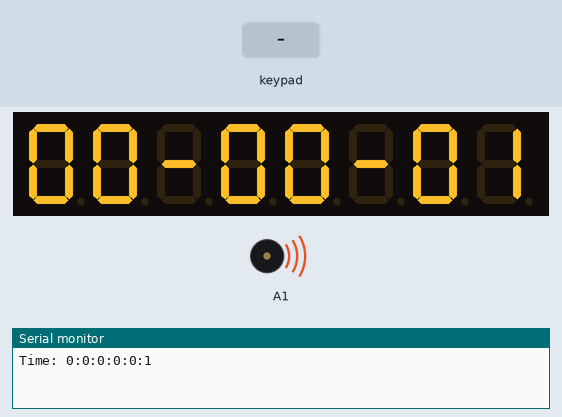
Simulated run of this sketch. Board: Arduino Uno, built with avr-gcc and run on an emulated ATmega328P. Shown: 8-digit seven-segment display, buzzer (waves = sounding), the last lines printed to the serial monitor. The inputs (shaded band) are chosen by the test bench.

Above: at 1.2 s.
1.3 s: key '7' pressed
At 2.8 s:
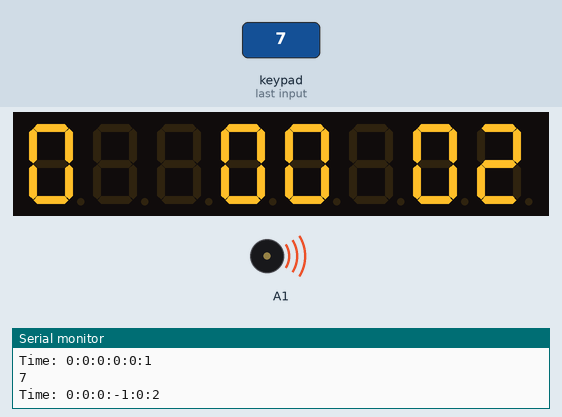
4.3 s: key 'A' pressed
At 6.4 s:
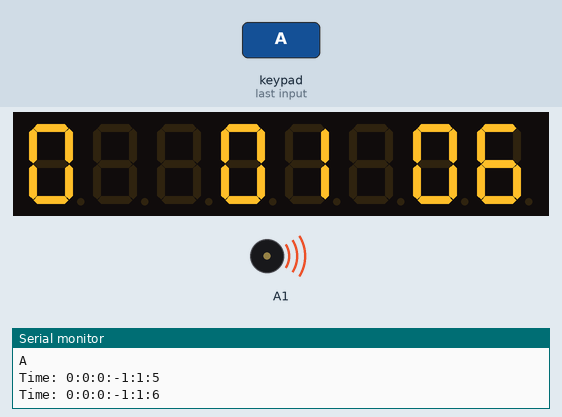
6.5 s: keypad keys 5 4 3 2 pressed 0.4 s apart
11.1 s: key 'C' pressed
Timing chart, 0 to 14.1 s (numbered marks = the images above; inputs shaded):
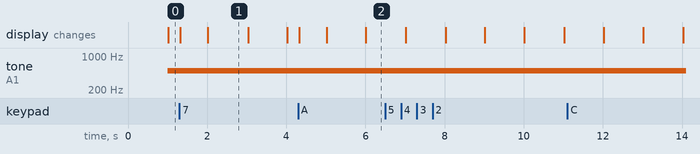

Measured:
- what the display in image 1 shows lasts 1.0 s, from 2.0 s to 3.0 s

The sketch:

clock.ino
```cpp
#include <LedControl.h>
#include <Keypad.h>
LedControl lc=LedControl(12,11,10,1);

const byte ROWS = 4;
const byte COLS = 4;

char hexaKeys[ROWS][COLS] = {
{'0','1','2','3'},
{'4','5','6','7'},
{'8','9','A','B'},
{'C','D','E','F'}
};
byte rowPins[ROWS] = {5, 4, 3, 2};
byte colPins[COLS] = {9, 8, 7, 6};

Keypad customKeypad = Keypad( makeKeymap(hexaKeys), rowPins, colPins, ROWS, COLS);
unsigned long time2, time1;
int sec;
int hour;
int minute;
int day;
int month;
int year;
int alsec=0;
int alhour=0;
int alminute=0;
int alday=0;
int almonth=0;
int alyear=0;
int alarm=0;
int setAlarm=0;
int temp=0;
void setup(){
Serial.begin(9600);
time2=millis();
lc.shutdown(0,false);
lc.setIntensity(0,8);
lc.clearDisplay(0);
pinMode(A1,OUTPUT);
}

void loop(){
char customKey = customKeypad.getKey();
if (customKey){
Serial.println(customKey);
if (customKey=='A'){
minute++;
}else if (customKey=='B'){
minute--;
}else if (customKey=='C'){
day++;
}else if (customKey=='D'){
day--;
}else if (customKey=='0'){
year++;
}else if (customKey=='1'){
year--;
}else if (customKey=='2'){
month++;
}else if (customKey=='3'){
month--;
}else if (customKey=='6'){
hour++;
}else if (customKey=='7'){
hour--;
}else if (customKey=='8'){
alminute++;
}else if (customKey=='9'){
alminute--;
}else if (customKey=='4'){
alhour++;
}else if (customKey=='5'){
alhour--;
}else if (customKey=='E'){
if(setAlarm==1){
setAlarm=0;
}else{
setAlarm=1;
}
}else if (customKey=='F'){
alarm=0;
noTone(A1);
}
}
if(alarm==1){
tone(A1,500);
}

if( millis()-time2 >=1000) {
time2+=1000;
sec++;
if(sec==60){
minute++;
sec=0;
}
if(minute==60){
hour++;
minute=0;
}
if(hour==24){
day++;
hour=0;
}
Serial.print("Time: ");
Serial.print(year);
Serial.print(":");
Serial.print(month);
Serial.print(":");
Serial.print(day);
Serial.print(":");
Serial.print(hour);
Serial.print(":");
Serial.print(minute);
Serial.print(":");
Serial.println(sec);
if ( minute==alminute && hour==alhour){
alarm=1;
}

}
if(sec%10==9){
lc.clearDisplay(0);
lc.setDigit(0,0,day%10,false);
lc.setDigit(0,1,day/10,false);
lc.setChar(0,2,'.',false);
lc.setDigit(0,3,month%10,false);
lc.setDigit(0,4,month/10,false);
lc.setChar(0,5,'.',false);
lc.setDigit(0,6,year%10,false);
lc.setDigit(0,7,year/10,false);
}else if(setAlarm){
lc.clearDisplay(0);
lc.setDigit(0,0,alsec%10,false);
lc.setDigit(0,1,alsec/10,false);
lc.setChar(0,2,' ',false);
lc.setDigit(0,3,alminute%10,false);
lc.setDigit(0,4,alminute/10,false);
lc.setChar(0,5,' ',false);
lc.setDigit(0,6,alhour%10,false);
lc.setDigit(0,7,alhour/10,false);
}else{
lc.clearDisplay(0);
lc.setDigit(0,0,sec%10,false);
lc.setDigit(0,1,sec/10,false);
lc.setDigit(0,3,minute%10,false);
lc.setDigit(0,4,minute/10,false);
lc.setDigit(0,6,hour%10,false);
lc.setDigit(0,7,hour/10,false);
if(sec%2){
lc.setChar(0,2,'-',false);
lc.setChar(0,5,'-',false);
}else{
lc.setChar(0,2,' ',false);
lc.setChar(0,5,' ',false);
}
}
}
```
